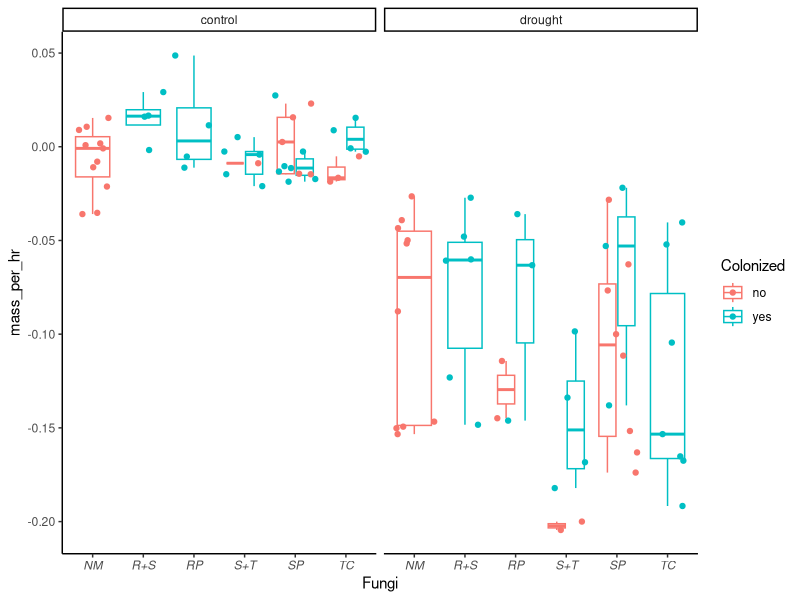
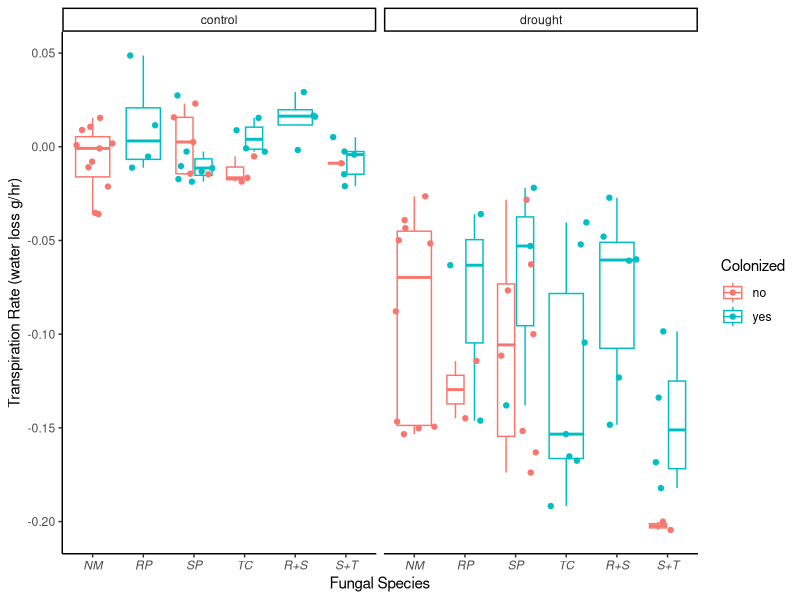

Write R code to recreate these figures, in order. (Note: this script raises an error after producing the figures.)
require(tidyverse)
require(readxl)
require(cowplot)

# Laura's effort

# Reshape the data

lysimetry_data = read_csv("Lysimetry_data.csv")
lysimetry_data = lysimetry_data[1:89,] #for some reason we're getting a ton of blank lines at the end, cutting them here.
treatments = read_csv("Treatment_key.csv") %>%
  mutate(ID = Plant_ID)

# Reshape the data (thanks Chat GPT for the regex and tidyverse wizardry!)
reshaped_data <- lysimetry_data %>%
  pivot_longer(cols = -ID,
               names_to = c(".value", "date"),
               names_pattern = "(sample|Time)(.*)") %>%
  drop_na()

reshaped_data = mutate(reshaped_data,
                       newtime = parse_date_time(reshaped_data$Time, "mdy_HM"))
# A couple of the times are hours minutes AND seconds, dealing
# with this below. (A savvier coder would use tidyverse for this
# but LB is faster with base R.)
for (i in 1:nrow(reshaped_data)) {
  if (is.na(reshaped_data$newtime[i])) {
    reshaped_data$newtime[i] = parse_date_time(reshaped_data$Time[i], "mdy_HMS")
  }
}

reshaped_data <- reshaped_data %>%
  select(ID, sample, newtime) %>%
  arrange(ID, desc(newtime))

last_three <- reshaped_data %>%
  group_by(ID) %>%
  slice_head(n = 3) %>%
  ungroup()

last_and_third_to_last <- reshaped_data %>%
  group_by(ID) %>%
  slice(c(1,3)) %>% # keep just last and third to last measurement
  ungroup()

last_and_second_to_last <- reshaped_data %>%
  group_by(ID) %>%
  slice(c(3,2)) %>% # keep just last and second to last measurement
  ungroup()

# now working to calculate hourly loss
hourly_loss <- last_and_third_to_last %>%
  arrange(ID, desc(newtime)) %>%
  group_by(ID) %>%
  summarize(massdiff_g = first(sample) - last(sample), # generates some confusing negative values, what's up?
            timediff = first(newtime) - last(newtime)) %>%
  mutate(mass_per_day = massdiff_g/as.numeric(timediff)) %>%
  mutate(mass_per_hr = mass_per_day/24) #24 hrs per day

# So, it looks like the last and third to last measurements do
# NOT consistently capture the final 48 hrs. 
# will need to fix this.
# for now, what does it look like?

# Adding in treatment info for plotting

alltogether = left_join(hourly_loss, treatments)

# Test boxplot

testplot = ggplot(data = alltogether) +
  theme_classic() +
  theme(axis.text.x = element_text(face = "italic")) +
  geom_boxplot(outlier.shape = NA, aes(x = Species, y = mass_per_hr, color = Colonized)) +
  geom_jitter(aes(x = Species, y = mass_per_hr, color = Colonized)) +
  xlab("Fungi") + 
  facet_grid(. ~ Treatment)
  ylab("Transpiration rate (water loss g/hr)") +
  scale_x_discrete(breaks=c("NM","SP", "TC", "RP", "R+S", "R+T"),
                   labels=c("No fungi",
                            "Suillus ponderosus", 
                            "Truncocolumella citrina",
                            "Rhizopogon evadens",
                            "R. evadens and S. ponderosus",
                            "R. evadens and T. citrina"))

testplot
# Preliminary thoughts:
# I think I calculated these rates backwards?
# all the mass losses for drought are negative.
# scale_x_discrete not working with the faceted plot
# would need to redo axis labels for publication


# DAG's effort 7/19/24
library(ggplot2)
library(dplyr)

# Boxplot
alltogether$Species <- factor(alltogether$Species, levels = c("NM", "RP", "SP", "TC", "R+S", "S+T"))


testplot <- ggplot(data = alltogether) +
  theme_classic() +
  theme(axis.text.x = element_text(face = "italic")) +
  geom_boxplot(aes(x = Species, y = mass_per_hr, color = Colonized), outlier.shape = NA) +
  geom_jitter(aes(x = Species, y = mass_per_hr, color = Colonized)) +
  xlab("Fungal Species") + 
  ylab("Transpiration Rate (water loss g/hr)") +
  scale_x_discrete(labels = c("NM",
                              "RP",
                              "SP", 
                              "TC",
                              "R+S",
                              "S+T")) +
  facet_grid(. ~ Treatment)

print(testplot)

#New boxplot changes
alltogether <- alltogether %>%
  mutate(Species = case_when(
    grepl("NM", Species_Treatment) ~ "NM",
    grepl("RP", Species_Treatment) ~ "RP",
    grepl("SP", Species_Treatment) ~ "SP",
    grepl("TC", Species_Treatment) ~ "TC",
    grepl("R\\+S", Species_Treatment) ~ "R+S",
    grepl("S\\+T", Species_Treatment) ~ "S+T"
  ))

alltogether$Species <- factor(alltogether$Species,
                              levels = c("NM", "RP", "SP", "TC", "R+S", "S+T"))

testplot <- ggplot(data = alltogether) +
  theme_classic() +
  theme(axis.text.x = element_text(face = "italic")) +
  geom_boxplot(aes(x = Species, y = mass_per_hr, color = Treatment), outlier.shape = NA) +
  geom_jitter(aes(x = Species, y = mass_per_hr, color = Treatment)) +
  xlab("Fungal Species") + 
  ylab("Transpiration Rate (water loss g/hr)") +
  scale_color_manual(name = "Treatment", values = c("control" = "blue", "drought" = "red")) +
  labs(color = "Treatment")

# Print the updated plot
print(testplot)






# Tutor's effort

LysimetryID <- read_excel("Lysimetry+Data+for+R.xlsx", range = "A1:A90")

LysimetryTime <- read_excel("Lysimetry+Data+for+R.xlsx")%>%
  select(c(contains("Time")))%>%
  mutate(`Time07/11/23`=`Time07/11/23`+4017)


# Create a new dataframe to store the differences
TimeDiff <- data.frame(matrix(NA, nrow = nrow(LysimetryTime), ncol = ncol(LysimetryTime) - 1))

for (i in 1:(ncol(LysimetryTime) - 1)) {
  TimeDiff[, i] <- LysimetryTime[, i + 1] - LysimetryTime[, i]
}
# Rename columns of differences dataframe
column_names <- colnames(LysimetryTime)[-1]

colnames(TimeDiff) <- column_names

TimeDiff <- TimeDiff*24
# Tests
sum(TimeDiff < 0, na.rm = TRUE)

# Diff in Amount ####
LysimetryMeasure <- read_excel("Lysimetry+Data+for+R.xlsx")%>%
  select(-c( ID,contains("Time")))
MeasureDiff <- data.frame(matrix(NA, nrow = nrow(LysimetryMeasure), ncol = ncol(LysimetryMeasure) - 1))

for (i in 1:(ncol(LysimetryMeasure) - 1)) {
  MeasureDiff[, i] <- LysimetryMeasure[, i + 1] - LysimetryMeasure[, i]
}
# Rename columns
column_names <- colnames(LysimetryMeasure)[-1]

colnames(MeasureDiff) <- column_names

RateChange <- MeasureDiff/TimeDiff

RateChange <- cbind(LysimetryID,RateChange)

# Rename Columns
colnames_df <- colnames(RateChange)
colnames_df <- gsub("sample", "", colnames_df)
colnames(RateChange) <- colnames_df

write.csv(RateChange, "RateChange_modified.csv", row.names = FALSE)



Lysimetry_Info <- read_excel("Lysimetry+Info.xlsx", sheet = "Days Watered")%>%
  filter(ID=='NM04')%>%
  pivot_longer(cols = -ID, names_to = "Date", values_to = "Rate")

# Reshape the data
RateChange_long <- RateChange %>%
  pivot_longer(cols = -ID, names_to = "Date", values_to = "Rate")

# Plotting
ggplot(RateChange_long, aes(x = Date, y = Rate, group = ID, color = factor(ID))) +
  geom_line() +
  geom_vline(data = Lysimetry_Info %>% filter(Rate == 10), aes(xintercept = Date), color = "blue", linetype = "dashed") +
  geom_vline(data = Lysimetry_Info %>% filter(Rate == 20), aes(xintercept = Date), color = "blue", linetype = "solid", size = 1) +
  labs(title = "Weight Change Over Time (g)",
       x = "Date",
       y = "Rate") +
  theme_minimal() +
  theme(legend.position = "none", axis.text.x = element_text(angle = 45, hjust = 1))

# Boxplot ####

Harvest_Data <- read_excel("Harvest Data.xlsx")%>%
  select(Plant_ID,Species,Treatment)


BoxDS <- merge(Harvest_Data,RateChange_long,by.x='Plant_ID', by.y = 'ID')%>%
  na.omit()
write.csv(BoxDS, "BoxDS.csv", row.names = FALSE)

BoxDS$Date <- as.Date(BoxDS$Date, format='%m/%d/%y')
BoxDS <- BoxDS%>%
  group_by(Plant_ID)%>%
  arrange(desc(Date))%>%
  slice(1:2)%>%
  ungroup()%>%
  select(-Plant_ID,-Date)%>%
  mutate(Rate=Rate*-1)%>%
  mutate(Species = factor(Species, levels = c('NM','RP','SP','TC','R+S','S+T')))



ggplot(BoxDS, aes(x=Species,y=Rate,fill=Treatment))+
  geom_boxplot()+
  ylim(0,.25)+
  theme_minimal()

#Trying to commit, will this work?
